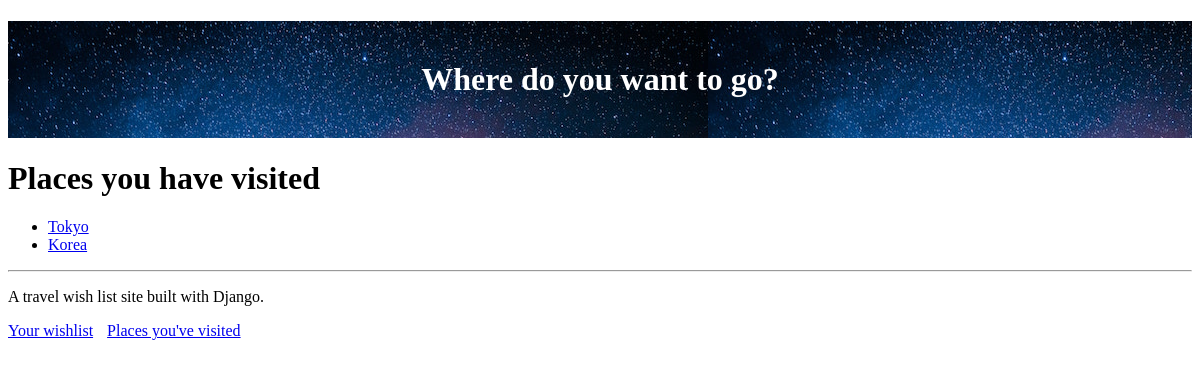
/visited (signed in), run on an earlier commit of the app's database.
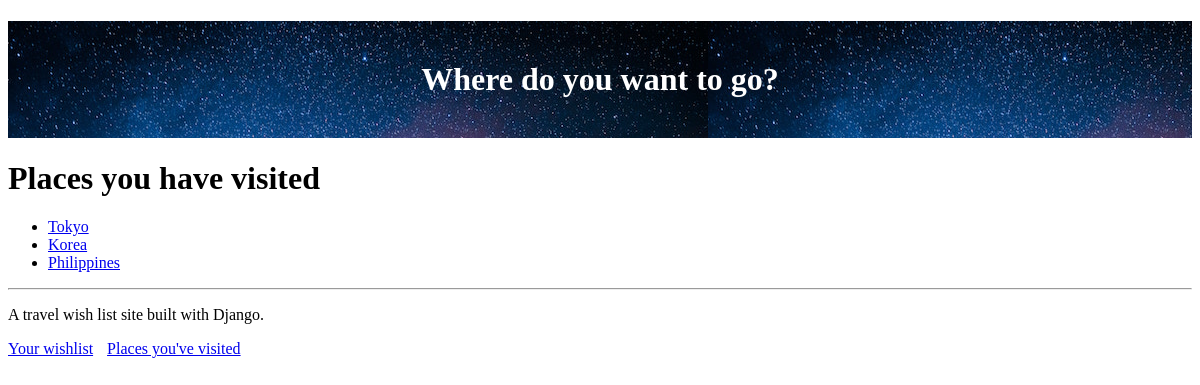
And on a later commit of the database.
### travel_wishlist/models.py (models this page shows, shortened)
class Place(models.Model):
    user = models.ForeignKey('auth.User', null=False, on_delete=models.CASCADE)
    name = models.CharField(max_length=200)
    visited = models.BooleanField(default=False)
    notes = models.TextField(blank=True, null=True)
    date_visited = models.DateField(blank=True, null=True)
    photo = models.ImageField(upload_to='user_images/', blank=True, null=True)

### travel_wishlist/views.py (the view)
# urls.py: path('visited', views.places_visited, name='places_visited'),
@login_required
def places_visited(request):
    visited = Place.objects.filter(user=request.user).filter(visited=True)
    return render(request, 'travel_wishlist/visited.html', { 'visited': visited})

### travel_wishlist/templates/travel_wishlist/visited.html
{% extends 'travel_wishlist/base.html' %}
{% block content %}
<h1>Places you have visited</h1>
{% if visited %}
<ul>
    {% for place in visited %}
        <li>
            <a href="{% url 'place_details' place_pk=place.pk %}">
                {{ place.name }}
            </a>
        </li>
    {% endfor %}
</ul>
{% else %}
    <p>You have not visited any places yet.</p>
{% endif %}
{% endblock %}

What changed in the data, as far as the page shows it:
added Place: name "Philippines"
